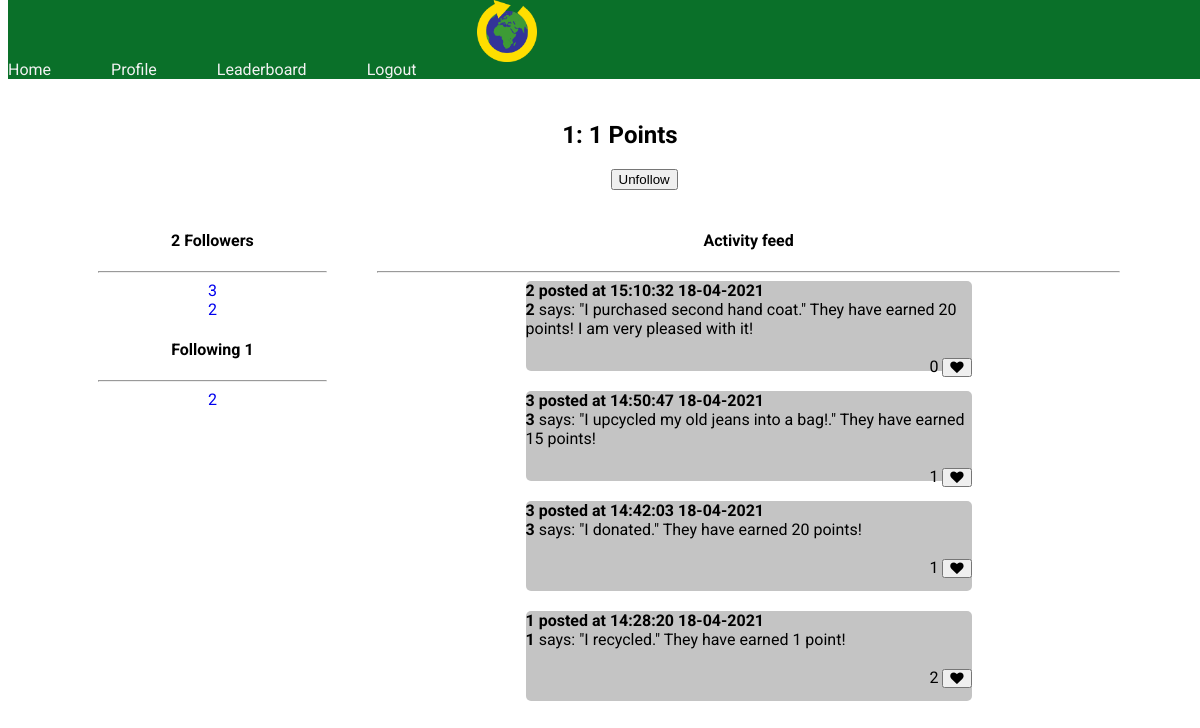
Screenshot of /user/1 (signed in) with the database file from the repository.
### app/models.py (models this page shows, shortened)
class User(UserMixin, db.Model):
    id = db.Column(db.Integer, primary_key=True)
    username = db.Column(db.String(64), index=True, unique=True)
    email = db.Column(db.String(120), index=True, unique=True)
    password_hash = db.Column(db.String(128))
    posts = db.relationship('Post', backref='author', lazy='dynamic')
    points = db.Column(db.Integer, default=0)
    followed = db.relationship(
        'User', secondary=followers,
        primaryjoin=(followers.c.follower_id == id),
        secondaryjoin=(followers.c.followed_id == id),
        backref=db.backref('followers', lazy='dynamic'), lazy='dynamic')
    def is_following(self, user):
        return self.followed.filter(
            followers.c.followed_id == user.id).count() > 0

class Post(db.Model):
    id = db.Column(db.Integer, primary_key=True)
    body = db.Column(db.String(140))
    action = db.Column(db.String(64))
    item = db.Column(db.String(64))
    timestamp = db.Column(db.String, index=True)
    user_id = db.Column(db.Integer, db.ForeignKey('user.id'))
    points = db.Column(db.Integer,default=0)
    likes = db.Column(db.Integer, default=0)

### app/routes.py (the view, shortened to what this page needs)
@app.route('/user/<username>', methods=['GET','POST'])
@login_required
def user(username):
    user = User.query.filter_by(username=username).first_or_404()
    posts = db.session.query(Post).order_by(desc(Post.id)).limit(20).all()
    form = LogActivity()
    form2 = EmptyForm()
    return render_template("user.html",user=user, posts=posts, form=form, points=user.points)

### app/forms.py
class LogActivity(FlaskForm):
    actions = {'donated':20,'recycled':1,'upcycled':15,'reused':3,'purchased second hand':20, 'completed the weekly challenge':25,'have something else to share':0}
    action = SelectField('Action:',choices=list(actions.keys()), validators=[DataRequired()])
    item = StringField()
    comment = TextAreaField('Share a comment on your achievement?')
    submit = SubmitField('Log Activity')

class EmptyForm(FlaskForm):
    submit = SubmitField('Submit')

### app/models.py (called while the page is built)
@login.user_loader
def load_user(id):
    return User.query.get(int(id))

### app/templates/user.html (shortened to what this page needs)
{% extends "base.html" %}
{% block content %}
    <table class="aboutme">
        <tr valign="top">
            <td>
                <h2>{{ user.username }}: {{ user.points }} Points</h2>
                {% if user == current_user %}
                {% elif current_user.is_following(user) %}
                <p>
                    <form action="{{ url_for('unfollow', username=user.username) }}" method="post">
                        {{ form.submit(value='Unfollow') }}
                    </form>
                </p>
                {% endif %}
            </td>
        </tr>
    </table>
<div id="container">
    <div id="followers">
        <div id="followers_all">
            <h4>{{ user.followers.count() }} Followers</h4>
            <hr>
            {% for user in user.followers %}
            <a href="{{ url_for('user',username=user.username) }}" id="follower">
            <div>  {{ user.username }} </div>
            </a>
            {% endfor %}
        </div>
        <div id="following_all">
            <h4>Following {{ user.followed.count() }}</h4>
            <hr>
            {% for user in user.followed %}
            <a href="{{ url_for('user',username=user.username) }}" id="following">
            <div >  {{ user.username }} </div>
            </a>
            {% endfor %}
        </div>
    </div>
    <div id="activityfeed">
        <h4>Activity feed</h4>
        <hr>
        {% for post in posts %}
        <a href="{{ url_for('user',username=post.author.username) }}" id="post_link">
            <div class="activitypost">
            <span id="posted info"><b> {{ post.author.username }} posted at {{ post.timestamp }}</b></span>
            <br>
            <span id="postauthor"><b>{{ post.author.username }}</b></span>
            <span id="postbody">{{ post.body }}</span>
            <br>
            <span id="postlikes"> <form action="{{ url_for('update_like', username=user.username, post_id=post.id) }}" method="POST">{{ post.likes }}
                <button><i class="fa fa-heart"></i></button>
            </form>
            </span>
            <br>
        </div>
        </a>
        {% endfor %}
    </div>
</div>
{% endblock %}

### app/static/base.css (style rules this page uses)
h2 { font-family: Roboto, Open Sans, sans-serif; text-align: center; }
h4 { font-family: Roboto, Open Sans, sans-serif; text-align: center; }
p { font-family: Roboto, Open Sans, sans-serif; }
a { font-family: Roboto, Open Sans, sans-serif; }
body { background-color:white; }
#post_link { text-decoration: none; color: black; }
#postlikes { padding-left: 80%; text-align: right; }
.aboutme { text-align: right; margin-left:auto; margin-right: auto; }
#container { width: 100%; clear: both; margin: auto; }
#followers { font-family: Roboto, Open Sans, sans-serif; text-align: left; margin-left: 50px; margin-right: 25px; width: 20%; height: 800px; float: left; }
#activityfeed { text-align:center; margin-left: 25px; margin-right: 50px; width: 65%; height: 800px; float: left; }
.activitypost { text-align:left; margin-left: auto; margin-right: auto; padding-bottom: 5px; margin-bottom: 20px; width: 60%; height: 85px; border-radius: 5px; background-color: #C4C4C4; font-family: Roboto, Open Sans, sans-serif; }
#follower { text-align: center; text-decoration: none; }
#following { text-align: center; text-decoration: none; }

### rows the page displays
User: username "1", points "1"
User: username "3"
User: username "2"
Post: author.username "2", timestamp "15:10:32 18-04-2021", body "says: \"I purchased second hand coat.\" They have earned 20 points! I am very pleased with it!", likes "0"
Post: author.username "3", timestamp "14:50:47 18-04-2021", body "says: \"I upcycled my old jeans into a bag!.\" They have earned 15 points!", likes "1"
Post: author.username "3", timestamp "14:42:03 18-04-2021", body "says: \"I donated.\" They have earned 20 points!", likes "1"
Post: author.username "1", timestamp "14:28:20 18-04-2021", body "says: \"I recycled.\" They have earned 1 point!", likes "2"

### other values shown
{{ user.followers.count() }} "2"
{{ user.followed.count() }} "1"
